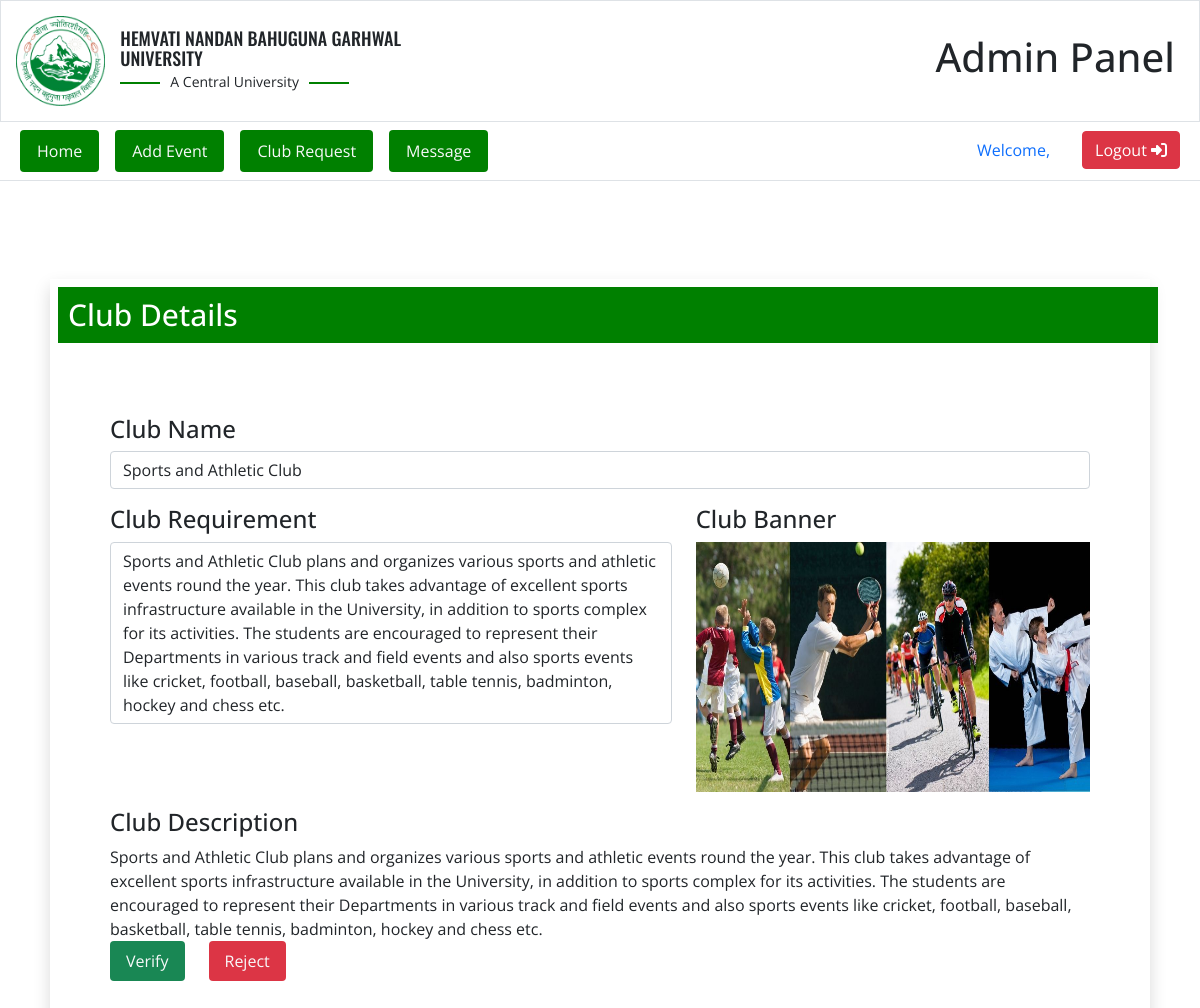
Page /admin/club-add-view.php?reg_id=11 on the committed database.
### tables this page shows
CREATE TABLE `club_info` (
  `id` int(11) NOT NULL,
  `club_name` varchar(100) NOT NULL,
  `club_description` varchar(6000) NOT NULL,
  `club_requirement` varchar(1000) NOT NULL,
  `c_image` varchar(100) NOT NULL,
  `club_table` varchar(1000) DEFAULT NULL,
  `verify` varchar(10) NOT NULL DEFAULT '0',
  `date` date NOT NULL DEFAULT current_timestamp()
);

### admin/club-add-view.php (the view)
<?php
    include "master-file.php";
    include "admin-header.php";
    $club_id=$_GET['reg_id'];
    $sql_student = "SELECT * FROM club_info WHERE id='{$club_id}'";
    $output_student = mysqli_query($conn,$sql_student);
    if(mysqli_num_rows($output_student)>0){
        $data = mysqli_fetch_assoc($output_student);
?>
<div class="form-wrap mt-5">
      <div class="container shadow">
        <div class="row">
          <div class="col-md-12 m-2 p-0 form-heading">
            <h1 class="btn-block">Club Details</h1>
          </div>
        </div>
        <div
          class="row justify-content-center align-items-center display-none"
          id="signup"
        >
          <div class="col-md-12">
            <form action="#" method="post" class="form p-md-5">
              <div class="row">
                <div class="col-md-12 mt-3 mt-3">
                  <h4 for="username">Club Name</h4>
                  <p class="form-control"><?php echo $data['club_name']; ?></p>
                </div>
              </div>
              <div class="row">
                <div class="col-md-7 mt-3">
                  <h4 for="password">Club Requirement</h4>
                  <p class="form-control"><?php echo $data['club_requirement']; ?></p>
                </div>
                <div class="col-md-5 mt-3 mt-3">
                  <h4 for="username">Club Banner</h4>
                  <img src="<?php echo '../upload-image/'.$data['c_image']; ?>" alt="Club banner" class="img-fluid" style="height:250px">
                </div>
              </div>
              <div class="row">
                    <div class="col-md-12 mt-3">
                        <h4 for="password">Club Description</h4>
                        <?php echo $data['club_description']; ?>
                    </div>
              </div>
              <div class="row">
                <div class="col-md-12">
                    <div class="nav">
                        <a href="verify-update-club.php?up_id=<?php echo $data['id'].'&c_name='.$data['club_name']; ?>" class="text-light nav-link rounded bg-success">Verify</a>
                        <a href="reject-update-club.php?rj_id=<?php echo $data['id']; ?>" class="text-light nav-link rounded mx-4 bg-danger">Reject</a>
                    </div>
                </div>
              </div>
            </form>
          </div>
        </div>
      </div>
    </div>
  </body>
</html>
<?php
    }
?>

### css/style.css (style rules this page uses)
:root { --hnbgu-color: rgb(0, 128, 0); --hnbgu-text-color: #fff; }
* { margin: 0; box-sizing: border-box; font-family: "Open Sans", sans-serif; }
body { overflow-x: hidden; }
.form-wrap { padding: 50px; }
.form-heading { background-color: var(--hnbgu-color); color: var(--hnbgu-text-color); }
.btn-block { padding: 10px; font-size: 30px; border: none; margin: 0; }

### admin/css/admin.css (style rules this page uses)
:root { --hnbgu-color: rgb(0, 128, 0); --hnbgu-text-color: #fff; }
* { margin: 0; box-sizing: border-box; font-family: "Open Sans", sans-serif; }
.club-info h2,p { margin: 0; }

### rows in the picture
club_info: club_name "Sports and Athletic Club", club_requirement "Sports and Athletic Club plans and organizes various sports and athletic events round the year. This club takes advantage of excellent sports infrastructure available in the University, in addition to sports complex for its activities. The students are encouraged to represent their Departments in various track and field events and also sports events like cricket, football, baseball, basketball, table tennis, badminton, hockey and chess etc.", c_image (picture), club_description "Sports and Athletic Club plans and organizes various sports and athletic events round the year. This club takes advantage of excellent sports infrastructure available in the University, in addition to sports complex for its activities. The students are encouraged to represent their Departments in various track and field events and also sports events like cricket, football, baseball, basketball, table tennis, badminton, hockey and chess etc."
